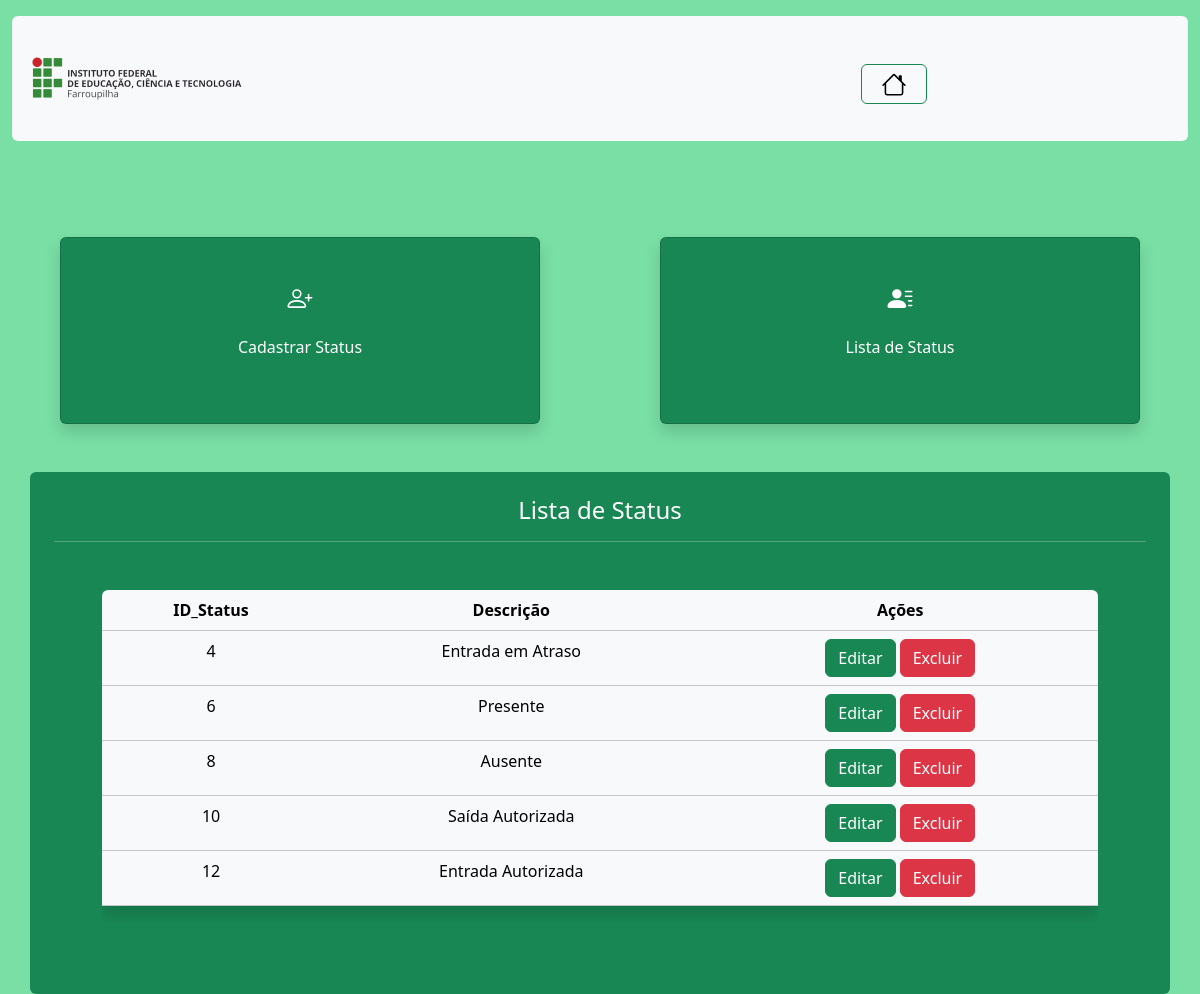
Page /Status/index_status.php?page=listar (signed in) on the committed database.
### tables this page shows
CREATE TABLE IF NOT EXISTS `status` (
  `ID_status` int NOT NULL AUTO_INCREMENT,
  `descricao` varchar(30) NOT NULL,
  PRIMARY KEY (`ID_status`)
);

### Status/listar_status.php (the view, shortened to what this page needs)
<div class="container-sm rounded p-4 text-bg-success text-center">
    <h4>Lista de Status</h4>
    <hr>
    <?php
        $sql = "SELECT * FROM status";
        $result = $connect->query($sql);
        $qtLinhas = $result->num_rows;
        if($qtLinhas > 0){
            print "<div class='rounded table-responsive text-center m-5'>";
            print "<table class='table table-light table-hover shadow'>";
            print "<tr>";
            print "<th> ID_Status </td>";
            print "<th> Descrição </th>";
            print "<th> Ações </th>";
            print "</tr>";
            while($row = $result->fetch_object()){
            print "<tr>";
            print "<td>" . $row->ID_status . "</td>";
            print "<td>" . $row->descricao . "</td>";
            print "<td>
                    <button onclick=\"location.href='?page=editar&ID_status=".$row->ID_status. "';\" class='btn btn-success'>Editar</button>
                    <button onclick=\"if(confirm('Tem Certeza de que Deseja Excluir este Status?'))
                    {location.href='?page=salvar&acao=excluir&ID_status=".$row->ID_status. "';}
                    else{false;}\" class='btn btn-danger'>Excluir</button>
                   </td>";
            print "</tr>";
            }
            print "</table>";
            print "</div>";
        } else {
            print "<p class='alert alert-danger'> Não Foram Encontrados Resultados!</p>";
        }
    ?>
</div>

### rows in the picture
status: ID_status "4", descricao "Entrada em Atraso"
status: ID_status "6", descricao "Presente"
status: ID_status "8", descricao "Ausente"
status: ID_status "10", descricao "Saída Autorizada"
status: ID_status "12", descricao "Entrada Autorizada"
